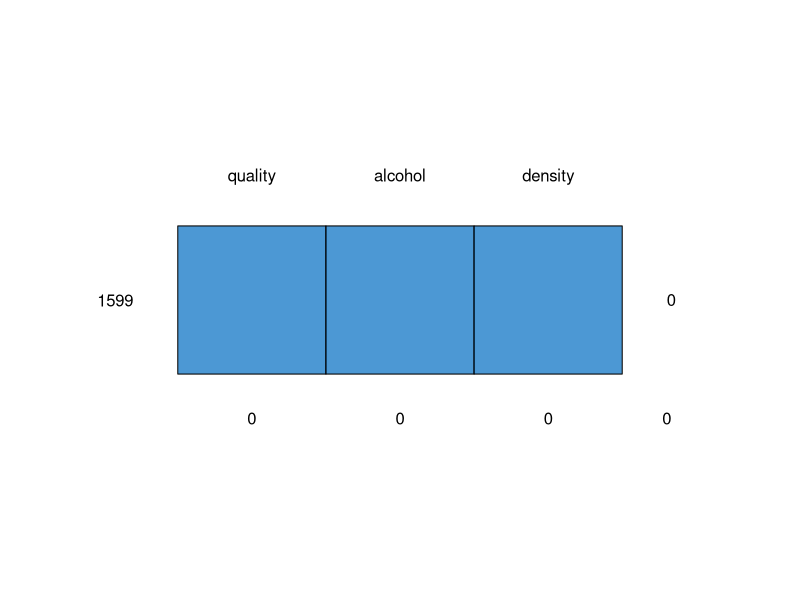
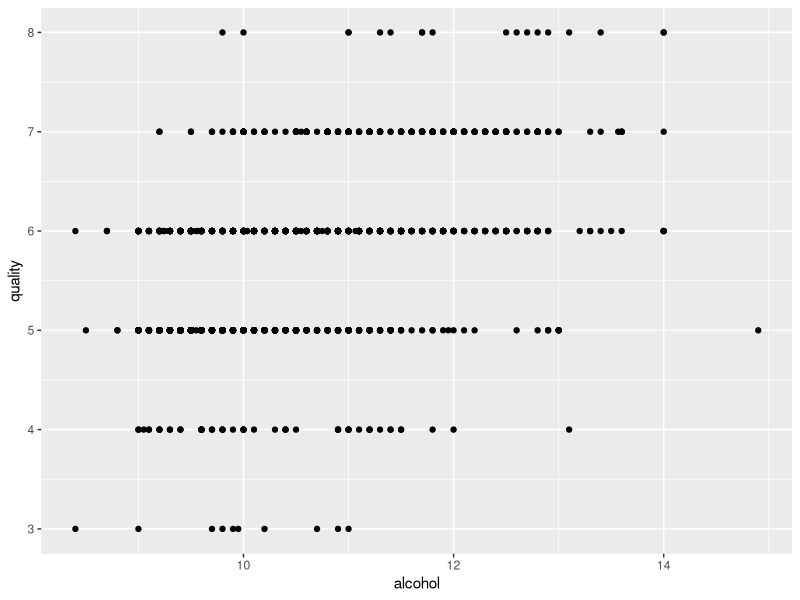
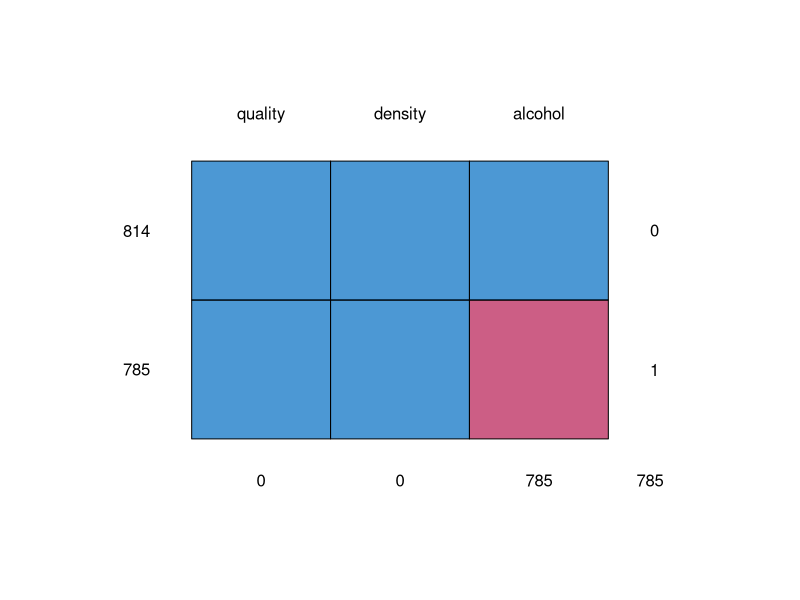
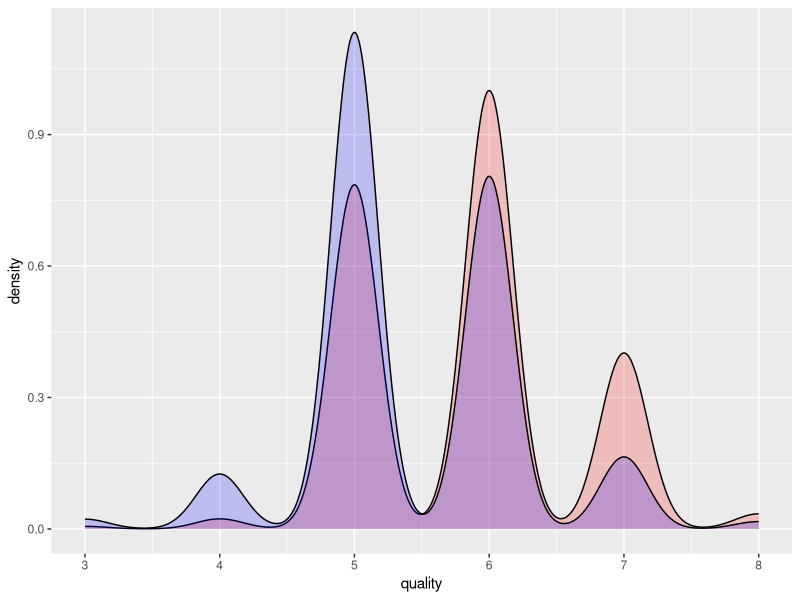
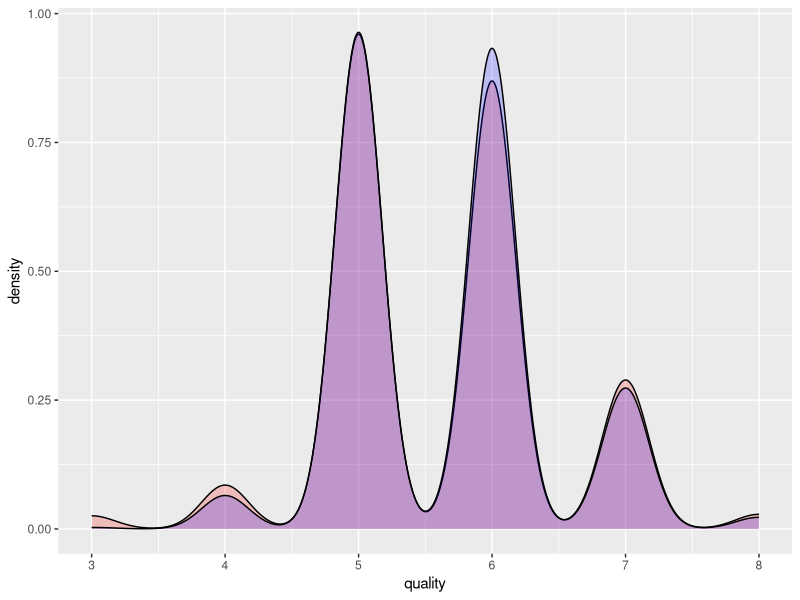
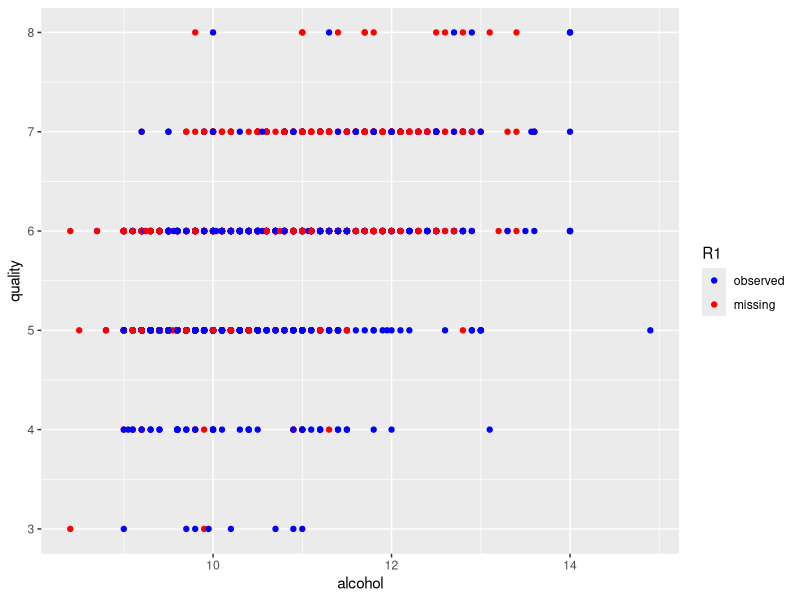
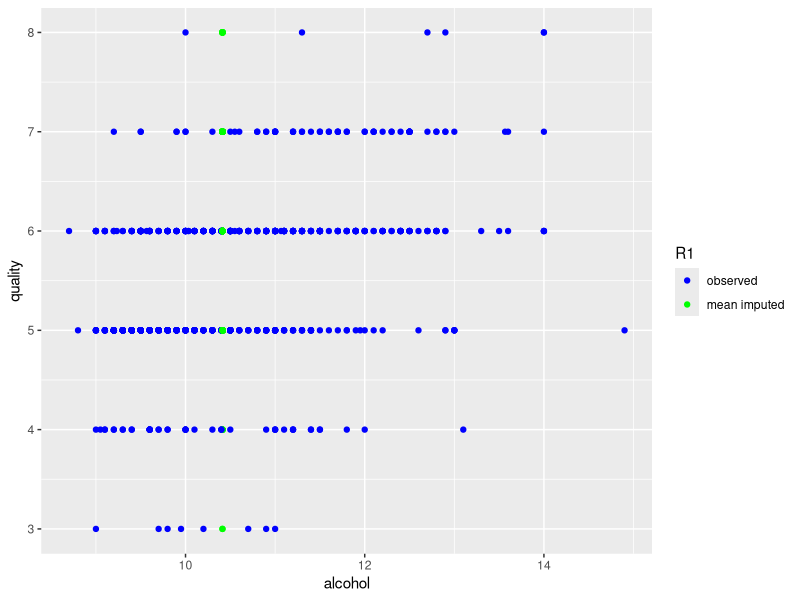
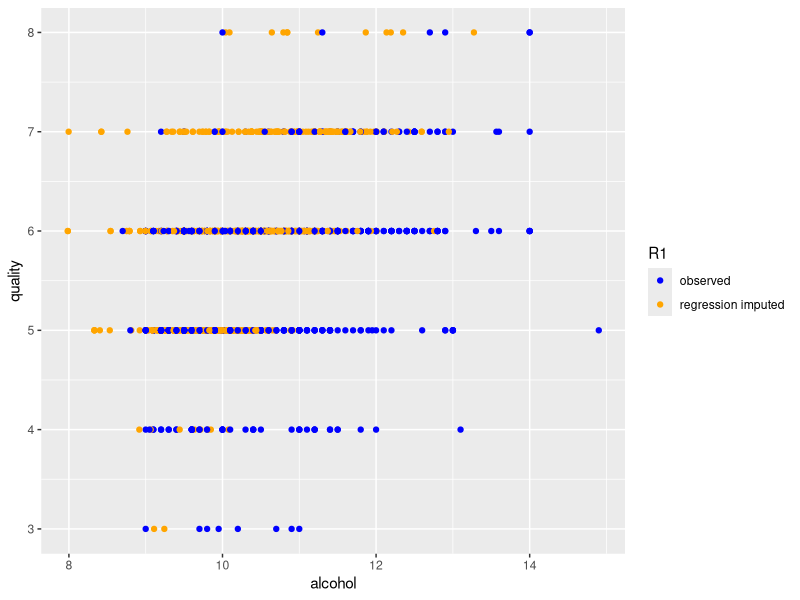

Source code (R) for these figures, in order:
### Workshop RLadies ###
### Handling missing data in R ###
### Author: Rianne Schouten ###
### All files available at github.com/rianneschouten ###

# Install and load the following packages

install.packages("mice")
install.packages("ggplot2")

library(mice)
library(ggplot2)

# 1. Missing Values Analysis

## We will use a sample dataset called 'Red Wine Quality'
## Load the complete dataset and select the three variables we will work with

com_data <- read.csv("red_wine_quality.txt", sep = '\t')
com_data <- com_data[, c('quality', 'alcohol', 'density')]

## Inspect the complete dataset
## How do you know there are no missing values in this dataset?

nrow(com_data)
summary(com_data)
cor(com_data)
md.pattern(com_data)

## Suppose you want to predict the quality of wines from the amount of alcohol
## they contain. Make a plot to visualize this relationship.

ggplot(com_data, aes(alcohol, quality)) +
  geom_point()

## In real life, you never have the complete dataset. We will therefore 
## create missing values in com_data and pretend we do not know about com_data. 
## In 'mice' we created function 'ampute()' to do the amputation for us. 
## We will not discuss 'ampute()' today but information is 
## available at rianneschouten.github.io

inc_data <- ampute(com_data, patterns = c(1, 0, 1))$amp

## Inspect the dataset again. How do you know that the dataset is now 
## incomplete? Can you find some information about which variable(s) is/are 
## incomplete and by how many? 

md.pattern(inc_data)

## Try to find out whether the dataset is MCAR, MAR or MNAR missing?
## Do this by: creating a vector that indicates whether a row has a missing 
## value? 

R1 <- is.na(inc_data$alcohol)
red_data <- inc_data[R1 == 1, ]
blue_data <- inc_data[R1 == 0, ]

## Then, create a histogram to compare the distribution of 'quality' for 
## rows with missing values and rows without missing values

ggplot(data = inc_data, aes(quality)) + 
  geom_density(data = red_data, fill = "red", alpha = 0.2) + 
  geom_density(data = blue_data, fill = "blue", alpha = 0.2)

## Is the missingness likely to be MCAR or MAR/MNAR?

### Answer: the data is likely to be MAR/MNAR because the distributions do not 
### overlap. This means that on average, the values from the observed data are 
### different from the values from the unobserved data.

## If you have extra time, try to use ampute() to generate MCAR missingness in 
## com_data. Follow the same steps as above. How do you expect the histogram
## plot to look?

mcar_data <- ampute(com_data, 
                    patterns = c(1, 0, 1),
                    mech = 'MCAR')$amp

R2 <- is.na(mcar_data$alcohol)
red_data_mcar <- mcar_data[R2 == 1, ]
blue_data_mcar <- mcar_data[R2 == 0, ]
ggplot(data = mcar_data, aes(quality)) + 
  geom_density(data = red_data_mcar, fill = "red", alpha = 0.2) + 
  geom_density(data = blue_data_mcar, fill = "blue", alpha = 0.2)

# 2. Implementing missing data methods

## Earlier, you visualized the relationship between 'quality' and 'alcohol' in 
## the complete dataset. Now, use com_data and inc_data to visualize the 
## missing values. On average, where are the missing values? 
## How will this influence the relationship between the two variables? 

com_data$R1 <- R1
ggplot(data = com_data, aes(alcohol, quality, color = R1)) +
  geom_point() + 
  scale_color_manual(values = c('blue', 'red'), 
                     labels = c('observed', 'missing'))

### The missing values are more to the right hand side of the 'alcohol' values.
### Because of the positive correlation between 'alcohol' and 'quality', on 
### average, larger values of 'quality' are missing.

## Apply the technique of mean imputation
## To do this, first calculate the mean of the incomplete variable

mean_alcohol <- mean(inc_data$alcohol, na.rm = TRUE)

## Second, impute the missing values with this mean

mean_data <- inc_data
mean_data[R1 == 1, 'alcohol'] <- mean_alcohol

## Now, use the imputed dataset to visualize the relationship between 'quality'
## and 'alcohol'. What do you see? How will this missing data method influence 
## the relationship between the two variables? 

ggplot(data = mean_data, aes(alcohol, quality, color = R1)) +
  geom_point() + 
  scale_color_manual(values = c('blue', 'green'), 
                     labels = c('observed', 'mean imputed'))

## Intuitively, it would make sense to use the observed values of 'quality' and
## 'density' to find better imputations for 'alcohol'. 
## We will now set up our own regression imputation model to do this. 
## First, make a regression model using the observed data 

imp_model <- lm(alcohol ~ density * quality, inc_data, na.action = na.exclude)

## Second, use the model to find imputations for the missing 'alcohol' values
## Impute them in the incomplete dataset

imputations <- predict(imp_model, ic(inc_data))
reg_data <- inc_data
reg_data[R1 == 1, 'alcohol'] <- imputations

## Inspect the imputed dataset with a plot like above. What do you think of this
## imputation method? 

ggplot(data = reg_data, aes(alcohol, quality, color = R1)) +
  geom_point() + 
  scale_color_manual(values = c('blue', 'orange'), 
                     labels = c('observed', 'regression imputed'))

## The histogram method will also work to compare the observed with the imputed
## values. Compare the distribution of the observed values of alcohol with the 
## mean imputed values. 

ggplot(data = mean_data, aes(alcohol)) + 
  geom_density(data = mean_data[R1 == 1, ], fill = "green", alpha = 0.2) + 
  geom_density(data = mean_data[R1 == 0, ], fill = "blue", alpha = 0.2)

## Do the same for the regression imputed values. What are the differences? 

ggplot(data = reg_data, aes(alcohol)) + 
  geom_density(data = reg_data[R1 == 1, ], fill = "orange", alpha = 0.2) + 
  geom_density(data = reg_data[R1 == 0, ], fill = "blue", alpha = 0.2)

### With the regression imputation method, the distribution of the imputed 
### values looks much more like the disribution of the observed data. The
### distribution of the imputed values seems a bit more to the right, and a bit
### smaller.

## Package 'mice' is developed to perform multiple imputation. But it is also
## possible to perform single imputation. For mean imputation, the sintax is:

mids <- mice(inc_data, method = "mean", m = 1, maxit = 1)
summary(mids) # gives you the specifications
mice_mean_data <- complete(mids) # extracts the (first) imputed dataset

## Use 'mice' to perform the imputation method "sample"
## Then, make a histogram plot to compare the imputed values with the observed
## values. What do you see?

mids <- mice(inc_data, method = "sample", m = 1, maxit = 1)
mice_sample_data <- complete(mids)

ggplot(data = mice_sample_data, aes(alcohol)) + 
  geom_density(data = mice_sample_data[R1 == 1, ], fill = "orange", alpha = 0.2) + 
  geom_density(data = mice_sample_data[R1 == 0, ], fill = "blue", alpha = 0.2)

### 'Sample' samples from the observed 'alcohol' to find imputations. Therefore,
### the imputed values have the same distribution as the observed values. 
### Although this sounds like a perfect method, remember that in this simulation
### we know that on average, larger values of 'alcohol' are missing from the
### incomplete dataset. With 'sample', we are still missing those values.

# 3. Evaluating Missing Data Methods

## It depends on the specifics of the missingness and on the analysis you do 
## which missing data method is sufficient. So far, we have compared the imputed 
## values with the observed values. Hopefully, this has helped to understand
## what imputation is. In the end, the goal of imputation is not to recreate the
## data. The goal of imputation, in a research setting, is to find unbiased and
## efficient estimates. 

## Make a regression model predicting 'quality' from 'alcohol'. Do this for the 
## complete dataset (the truth) and the different imputed datasets you have 
## created so far. Check out the parameter estimate of the B coefficient, but 
## also check the uncertainty (standard error) of that estimate. Which methods
## performs best, so far? 

com_model <- summary(lm(quality ~ alcohol, com_data))$coefficients
drop_model <- summary(lm(quality ~ alcohol, inc_data, 
                         na.action = na.exclude))$coefficients
mean_model <- summary(lm(quality ~ alcohol, mean_data))$coefficients
reg_model <- summary(lm(quality ~ alcohol, reg_data))$coefficients
sample_model <- summary(lm(quality ~ alcohol, mice_sample_data))$coefficients

com_model
drop_model
mean_model
reg_model
sample_model

## Use 'mice' with method = "norm" and m = 5 to perform multiple imputation
## Perform the same linear model and pool the estimates. You can do this quite
## easily by using mice(), with() and pool() in three separate lines. 
## Compare the pooled regression estimates with the truth. What do you find?

mids <- mice(inc_data, method = "norm", m = 5, maxit = 5)
fit <- with(mids, lm(quality ~ alcohol))
mi_model <- summary(pool(fit))

com_model
mi_model

### For many analyses, pooling rules are available. Also, for most analyses,
### it is known which missing data methods work well. If you have a missing data
### situation in your scientific research (i.e. you need to find unbiased and 
### efficient estimates), search the literature for the best method.

### In prediction models, the aim of the analysis is generally to find the best
### predictions. Having unbiased and efficient parameter estimates is less
### important, and other factors play a role, such as the possibility to fit the
### missing data method in the pipeline.

### We will now practice with implementing a missing data method in a prediction
### model. We have to do the whole missing values analysis and missing values 
### treatment as part of the cleaning/feature selection process: in the training
### dataset. The parameters of the imputation method will have to be stored, and 
### then applied to the testset. We will evaluate the model with the mse. 

## First, split inc_data into a training and test dataset
train_test <- rbinom(n = nrow(inc_data), size = 1, prob = 0.7)
train <- inc_data[train_test == 1, ]
test <- inc_data[train_test == 0, ]

## Then, apply median imputation to the training set
median_alcohol <- median(train$alcohol, na.rm = TRUE)
R3 <- is.na(train$alcohol)
compl_train <- train
compl_train[R3 == 1, 'alcohol'] <- median_alcohol

### We will make a regression prediction model: predicting 'quality' from 
### 'alcohol'. Although the analysis method is the same here, the aim of the 
### analysis is different. We are not interested in the B coefficient, but we 
### wish to obtain the lowest mse. 

## Make a lm in the imputed training set.

train_model <- lm(quality ~ alcohol, compl_train)
predictions_train <- predict(train_model, compl_train)
mse_train <- mean(sum((compl_train$quality - predictions_train)^2))

## Apply the imputation procedure and analysis method to the test dataset.
## Make sure you use the information from the training dataset.

R4 <- is.na(test$alcohol)
compl_test <- test
compl_test[R4 == 1, 'alcohol'] <- median_alcohol
predictions_test <- predict(train_model, compl_test)
mse_test <- mean(sum((compl_test$quality - predictions_test)^2))

## Now, create your own imputation method or choose one that we have used above.
## Are you able to lower the mse_test? 

### End of the workshop ###
### Do not hestitate to contact me by email ###
### My contact details are at https://rianneschouten.github.io ###